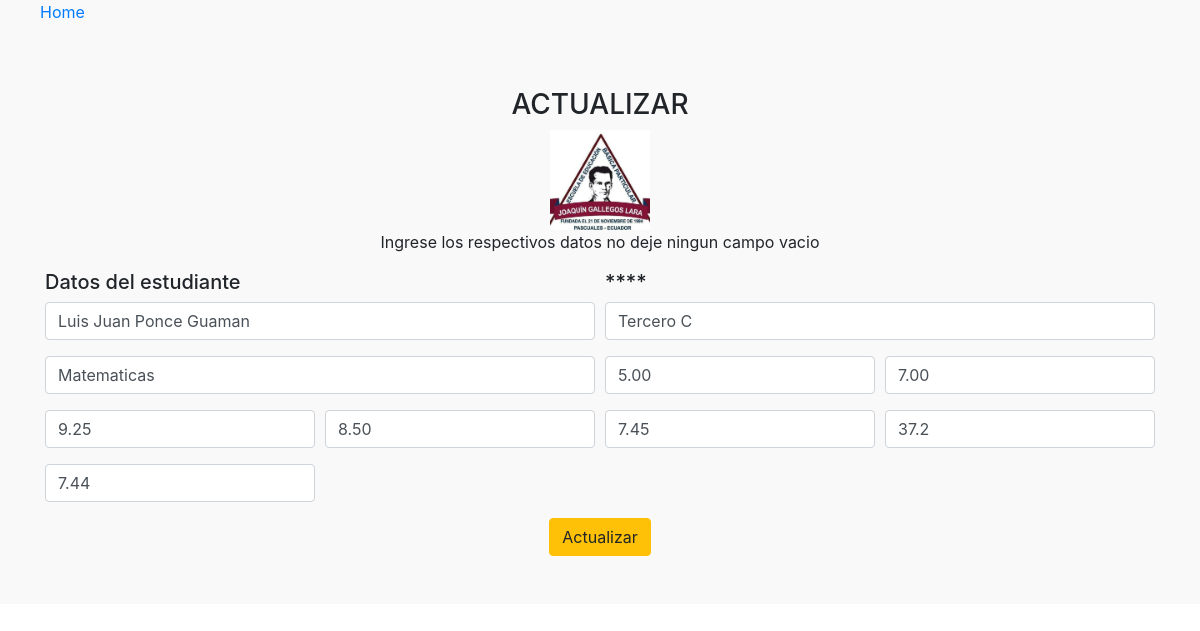
/vista/edit.php?id=4, run on the app's committed database.
### tables this page shows
CREATE TABLE `notas` (
  `id` int(11) NOT NULL,
  `alumno` varchar(100) NOT NULL,
  `curso` varchar(45) NOT NULL,
  `materia` varchar(45) NOT NULL,
  `tareas` varchar(4) NOT NULL,
  `trab_individual` varchar(4) NOT NULL,
  `trab_grupal` varchar(4) NOT NULL,
  `lecciones` varchar(4) NOT NULL,
  `prueba_parcial` varchar(4) NOT NULL,
  `suma` varchar(5) NOT NULL,
  `promedio` varchar(4) NOT NULL
);

### vista/edit.php (the view, shortened to what this page needs)
<!DOCTYPE html>
<html lang="en">
<head>
    <link href="//maxcdn.bootstrapcdn.com/bootstrap/4.1.1/css/bootstrap.min.css" rel="stylesheet" id="bootstrap-css">
    <link rel="stylesheet" href="../css/calnotas.css">
</head>
<body>
        <?php
        $connect = connect();
        $id = $_REQUEST['id'];
        $sql = "SELECT * FROM notas WHERE id = '$id'";
        $execute = mysqli_query($connect, $sql) or die(mysqli_error($connect));
        $row = $execute->fetch_assoc();
        ?>
    <section id="form">
        <ul class="navbar-nav2 ml-auto">
            <a href="home.php" class="" data-toggle="dropdown">Home</a>
        </ul>
        <div class="container pt-5 pb-5">
            <div class="row">
                <div class="col-md-12 text-center">
                    <h3 class="text-uppercase">Actualizar
                    </h3>
                    <img src="../assets/logo.jpg" alt="cor de fundo" width="100px" height="100px">
                    <p>Ingrese los respectivos datos no deje ningun campo vacio</p>
                    <div class="row">
                        <div class="col-md-12">
                            <form method="POST" action="../php/actualizar.php?id=<?php echo $row['id']; ?>">
                                <div class="form-row">
                                    <div class="form-group col-md-6">
                                        <h5 class="text-left">Datos del estudiante</h5>
                                        <input type="text" class="form-control" id="#" placeholder="Nombres" name="nombres" value="<?php echo $row['alumno']; ?>" required>
                                    </div>
                                    <div class="form-group col-md-6">
                                        <h5 class="text-left">****</h5>
                                        <input type="text" class="form-control" id="#" placeholder="Ingrese el curso del alumno" name="curso" value="<?php echo $row['curso']; ?>" required>
                                    </div>
                                    <div class="form-group col-md-6">
                                        <input type="text" class="form-control" id="#" placeholder="Materia " name="materia" value="<?php echo $row['materia']; ?>" required>
                                    </div>
                                    <div class="form-group col-md-3">
                                        <input type="text" class="form-control" id="ntarea" placeholder="Notas de tarea" name="tareas" value="<?php echo $row['tareas']; ?>" required>
                                    </div>
                                    <div class="form-group col-md-3">
                                        <input type="text" class="form-control" id="nindividual" placeholder="Trabajo individual" name="individual" value="<?php echo $row['trab_individual']; ?>" required>
                                    </div>
                                    <div class="form-group col-md-3">
                                        <input type="text" class="form-control" id="ngrupal" placeholder="Trabajo grupal" name="grupal" value="<?php echo $row['trab_grupal']; ?>" required>
                                    </div>
                                    <div class="form-group col-md-3">
                                        <input type="text" class="form-control" id="nlecciones" placeholder="Lecciones" name="lecciones" value="<?php echo $row['lecciones']; ?>" required>
                                    </div>
                                    <div class="form-group col-md-3">
                                        <input type="text" class="form-control" id="pparcial" placeholder="Prueba parcial" name="prueba" value="<?php echo $row['prueba_parcial']; ?>" required>
                                    </div>
                                    <div class="form-group col-md-3">
                                        <input type="text" class="form-control" id="tsuma" placeholder="Suma:" name="suma" value="<?php echo $row['suma']; ?>">
                                    </div>
                                    <div class="form-group col-md-3">
                                        <input type="text" class="form-control" id="tpromedio" placeholder="Promedio:" name="promedio" value="<?php echo $row['promedio']; ?>">
                                    </div>
                                </div>
                                <input type="submit" class="btn btn-warning" value="Actualizar"></input>
                            </form>
                        </div>
                    </div>
                </div>
            </div>
        </div>
    </section>
</body>
</html>

### css/calnotas.css (style rules this page uses)
#form { background-color: #F9F9F9; }

### data on the page
notas: nombres "Luis Juan Ponce Guaman", curso "Tercero C", materia "Matematicas", tareas "5.00", individual "7.00", grupal "9.25", lecciones "8.50", prueba "7.45", suma "37.2", promedio "7.44"
